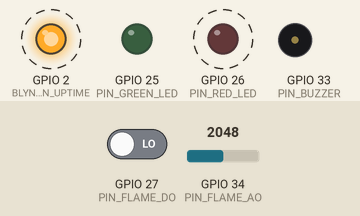
Simulated run of this program. Board: ESP32. Shown: output pins drawn as LEDs (lit = HIGH), buzzer (waves = sounding, pin HIGH). Dashed ring = blinking. The test bench sets the inputs (shaded band); at power-on: GPIO 27 (PIN_FLAME_DO) LOW, GPIO 34 (PIN_FLAME_AO) = 2048 (analog values on the 0–4095 scale). What the program prints to the serial monitor is not drawn.

Above: at 0.86 s.
1.6 s: GPIO 27 (PIN_FLAME_DO) driven HIGH
At 1.96 s:
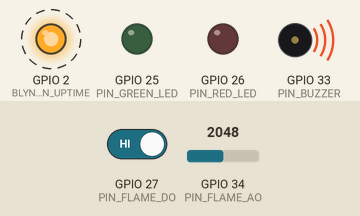
At 3.9 s:
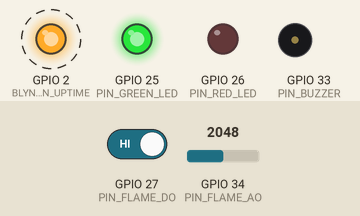
4.6 s: GPIO 27 (PIN_FLAME_DO) driven LOW
At 9.7 s:
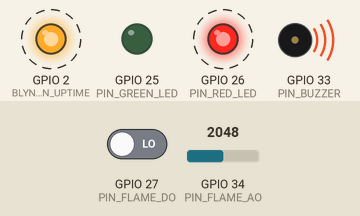
Timing chart, 0 to 13.6 s (numbered marks = the images above; inputs shaded):
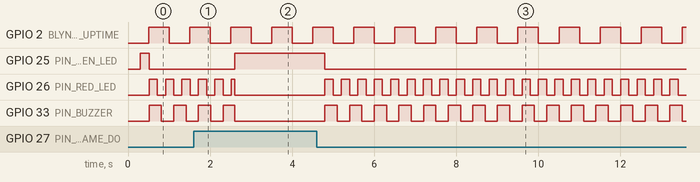

Measured:
- after the input at 1.6 s, GPIO 25 (PIN_GREEN_LED): LOW → HIGH after 1.0 s; GPIO 33 (PIN_BUZZER): goes on until 2.6 s, then stays LOW
- after the input at 4.6 s, GPIO 25 (PIN_GREEN_LED): HIGH → LOW after 0.20 s; GPIO 26 (PIN_RED_LED): alternates HIGH for 0.20 s and LOW for 0.20 s, starting after 0.20 s; GPIO 33 (PIN_BUZZER): alternates HIGH for 0.30 s and LOW for 0.30 s, starting after 0.20 s
- by itself, GPIO 2 (BLYNK_VPIN_UPTIME): alternates HIGH for 0.50 s and LOW for 0.50 s
- by itself, GPIO 33 (PIN_BUZZER): alternates HIGH for 0.30 s and LOW for 0.30 s

The program:

main.cpp
```cpp
#include <Arduino.h>
#include <WiFi.h>
#include "config.h"
#include "sensors/flame_sensor.h"
#include "indicators/led_buzzer.h"
#include "core/fire_state.h"
#include "cloud/blynk_client.h"

FlameSensor sensor;
LedBuzzer indicators;
FireState fireState;
BlynkClient cloud;

unsigned long lastLog = 0;

void setup() {
    Serial.begin(SERIAL_BAUD);
    delay(300);
    Serial.println("\n[EspFire] Booting — Pro Build | Blynk + QC0050");
    Serial.printf("Pins DO:%d AO:%d RED:%d GREEN:%d BUZ:%d\n",
        PIN_FLAME_DO, PIN_FLAME_AO, PIN_RED_LED, PIN_GREEN_LED, PIN_BUZZER);

    sensor.begin();
    indicators.begin();
    cloud.begin();

    Serial.println("[EspFire] Ready. Green=SAFE, Red+Buzzer=FIRE");
    Serial.println("[EspFire] Tip: adjust QC0050 pot if too sensitive to sunlight");
}

void loop() {
    sensor.update();
    fireState.update(sensor.isFire());
    indicators.setWifiConnected(cloud.isConnected() || WiFi.status() == WL_CONNECTED);
    indicators.update(fireState.state());
    cloud.update(fireState.state(), sensor.analogValue());

    if (fireState.changed()) {
        Serial.printf("[%lu] STATE -> %s | raw:%d analog:%d blynk:%s\n",
            millis(),
            fireState.isFire() ? "FIRE" : "SAFE",
            sensor.rawFire() ? 1 : 0,
            sensor.analogValue(),
            cloud.isConnected() ? "ok" : "offline");
    }

    if (millis() - lastLog > 5000) {
        lastLog = millis();
        Serial.printf("[%lu] heartbeat | state:%s analog:%d blynk:%s\n",
            millis(),
            fireState.isFire() ? "FIRE" : "SAFE",
            sensor.analogValue(),
            cloud.isConnected() ? "connected" : "disconnected");
    }
}
```

blynk_client.h
```cpp
#pragma once
#include <Arduino.h>
#include "indicators/led_buzzer.h"

class BlynkClient {
public:
    void begin();
    void update(SystemState state, int analogVal);
    bool isConnected() const;

private:
    void connect();
    unsigned long lastNotify_ = 0;
    unsigned long lastSend_ = 0;
    bool notifiedFire_ = false;
};
```

fire_state.h
```cpp
#pragma once
#include "indicators/led_buzzer.h"

class FireState {
public:
    void update(bool flameFire);
    SystemState state() const;
    bool changed() const;
    bool isFire() const;

private:
    SystemState state_ = SystemState::Safe;
    bool changed_ = false;
};
```

led_buzzer.h
```cpp
#pragma once
#include <Arduino.h>

enum class SystemState { Safe, Fire };

class LedBuzzer {
public:
    void begin();
    void update(SystemState state);
    void setWifiConnected(bool connected);

private:
    unsigned long lastLedToggle_ = 0;
    unsigned long lastBuzzerToggle_ = 0;
    unsigned long lastBuiltinToggle_ = 0;
    bool ledOn_ = false;
    bool buzzerOn_ = false;
    bool builtinOn_ = false;
    bool wifiConnected_ = false;
};
```

flame_sensor.h
```cpp
#pragma once
#include <Arduino.h>

class FlameSensor {
public:
    void begin();
    void update();
    bool isFire() const;
    int analogValue() const;
    bool rawFire() const;

private:
    bool fire_ = false;
    int analog_ = 0;
    bool raw_ = false;
    unsigned long fireSince_ = 0;
    unsigned long clearSince_ = 0;
};
```

blynk_client.cpp
```cpp
#include "cloud/blynk_client.h"
#include "config.h"

#if __has_include("secrets.h")
#include "secrets.h"
#else
#define WIFI_SSID "WIFI_SSID_PLACEHOLDER"
#define WIFI_PASS "WIFI_PASS_PLACEHOLDER"
#define BLYNK_AUTH_TOKEN "BLYNK_TOKEN_PLACEHOLDER"
#define BLYNK_TEMPLATE_ID "TMPL_EspFire"
#define BLYNK_TEMPLATE_NAME "EspFire"
#endif

#ifndef BLYNK_TEMPLATE_ID
#define BLYNK_TEMPLATE_ID "TMPL_EspFire"
#endif
#ifndef BLYNK_TEMPLATE_NAME
#define BLYNK_TEMPLATE_NAME "EspFire"
#endif
#include <WiFi.h>
#include <BlynkSimpleEsp32.h>

void BlynkClient::begin() {
    WiFi.mode(WIFI_STA);
    connect();
}

void BlynkClient::connect() {
    if (String(WIFI_SSID) == "WIFI_SSID_PLACEHOLDER") {
        Serial.println("[WiFi] secrets.h not set — skipping WiFi");
        return;
    }
    Serial.printf("[WiFi] Connecting to %s ...\n", WIFI_SSID);
    WiFi.begin(WIFI_SSID, WIFI_PASS);
    unsigned long start = millis();
    while (WiFi.status() != WL_CONNECTED && millis() - start < 8000) {
        delay(250);
        Serial.print(".");
    }
    Serial.println();
    if (WiFi.status() == WL_CONNECTED) {
        Serial.printf("[WiFi] Connected IP %s RSSI %d\n", WiFi.localIP().toString().c_str(), WiFi.RSSI());
        Blynk.config(BLYNK_AUTH_TOKEN);
        Blynk.connect(3000);
        Serial.printf("[Blynk] %s\n", Blynk.connected() ? "connected" : "connect failed");
    } else {
        Serial.printf("[WiFi] Failed status %d — check SSID/pass or hotspot on\n", WiFi.status());
    }
}

bool BlynkClient::isConnected() const {
    return Blynk.connected();
}

void BlynkClient::update(SystemState state, int analogVal) {
    if (String(WIFI_SSID) == "WIFI_SSID_PLACEHOLDER") return;

    if (WiFi.status() != WL_CONNECTED) {
        WiFi.reconnect();
        return;
    }

    Blynk.run();

    unsigned long now = millis();
    if (now - lastSend_ < 1000) return;
    lastSend_ = now;

    if (Blynk.connected()) {
        Blynk.virtualWrite(BLYNK_VPIN_FIRE, state == SystemState::Fire ? 1 : 0);
        Blynk.virtualWrite(BLYNK_VPIN_ANALOG, analogVal);
        Blynk.virtualWrite(BLYNK_VPIN_UPTIME, (int)(now / 1000));
    }

    if (state == SystemState::Fire && !notifiedFire_) {
        if (now - lastNotify_ >= BLYNK_NOTIFY_COOLDOWN_MS) {
            if (Blynk.connected()) {
                Blynk.logEvent("fire_alert", "Fire detected! Check immediately.");
            }
            lastNotify_ = now;
            notifiedFire_ = true;
        }
    }

    if (state == SystemState::Safe && notifiedFire_) {
        notifiedFire_ = false;
        if (Blynk.connected()) {
            Blynk.logEvent("fire_cleared", "Fire cleared — system safe.");
        }
    }

    if (!Blynk.connected() && now - lastNotify_ > 5000) {
        Blynk.connect(2000);
    }
}
```

fire_state.cpp
```cpp
#include "core/fire_state.h"

void FireState::update(bool flameFire) {
    SystemState next = flameFire ? SystemState::Fire : SystemState::Safe;
    changed_ = (next != state_);
    state_ = next;
}

SystemState FireState::state() const { return state_; }
bool FireState::changed() const { return changed_; }
bool FireState::isFire() const { return state_ == SystemState::Fire; }
```

led_buzzer.cpp
```cpp
#include "indicators/led_buzzer.h"
#include "config.h"

void LedBuzzer::begin() {
    pinMode(PIN_RED_LED, OUTPUT);
    pinMode(PIN_GREEN_LED, OUTPUT);
    pinMode(PIN_BUZZER, OUTPUT);
    pinMode(2, OUTPUT);
    digitalWrite(PIN_RED_LED, LOW);
    digitalWrite(PIN_GREEN_LED, HIGH);
    digitalWrite(PIN_BUZZER, LOW);
    digitalWrite(2, LOW);
}

void LedBuzzer::setWifiConnected(bool connected) { wifiConnected_ = connected; }

void LedBuzzer::update(SystemState state) {
    unsigned long now = millis();

    if (wifiConnected_) {
        digitalWrite(2, HIGH);
    } else {
        if (now - lastBuiltinToggle_ >= 500) {
            lastBuiltinToggle_ = now;
            builtinOn_ = !builtinOn_;
            digitalWrite(2, builtinOn_ ? HIGH : LOW);
        }
    }

    if (state == SystemState::Safe) {
        digitalWrite(PIN_GREEN_LED, HIGH);
        digitalWrite(PIN_RED_LED, LOW);
        digitalWrite(PIN_BUZZER, LOW);
        ledOn_ = false;
        buzzerOn_ = false;
        return;
    }

    digitalWrite(PIN_GREEN_LED, LOW);

    if (now - lastLedToggle_ >= LED_BLINK_MS) {
        lastLedToggle_ = now;
        ledOn_ = !ledOn_;
        digitalWrite(PIN_RED_LED, ledOn_ ? HIGH : LOW);
    }

    if (now - lastBuzzerToggle_ >= BUZZER_PULSE_MS) {
        lastBuzzerToggle_ = now;
        buzzerOn_ = !buzzerOn_;
        digitalWrite(PIN_BUZZER, buzzerOn_ ? HIGH : LOW);
    }
}
```

flame_sensor.cpp
```cpp
#include "sensors/flame_sensor.h"
#include "config.h"

void FlameSensor::begin() {
    pinMode(PIN_FLAME_DO, INPUT);
    analogReadResolution(12);
}

void FlameSensor::update() {
    int rawDigital = digitalRead(PIN_FLAME_DO);
    raw_ = FLAME_ACTIVE_LOW ? (rawDigital == LOW) : (rawDigital == HIGH);
    analog_ = analogRead(PIN_FLAME_AO);
    unsigned long now = millis();

    if (raw_) {
        if (fireSince_ == 0) fireSince_ = now;
        clearSince_ = 0;
        if (!fire_ && (now - fireSince_ >= FIRE_DEBOUNCE_MS)) {
            fire_ = true;
        }
    } else {
        if (clearSince_ == 0) clearSince_ = now;
        fireSince_ = 0;
        if (fire_ && (now - clearSince_ >= FIRE_CLEAR_MS)) {
            fire_ = false;
        }
        if (!fire_) {
            fireSince_ = 0;
        }
    }
}

bool FlameSensor::isFire() const { return fire_; }
int FlameSensor::analogValue() const { return analog_; }
bool FlameSensor::rawFire() const { return raw_; }
```

config.h
```cpp
#pragma once

#define PIN_FLAME_DO 27
#define PIN_FLAME_AO 34
#define PIN_RED_LED 26
#define PIN_GREEN_LED 25
#define PIN_BUZZER 33

#define FLAME_ACTIVE_LOW true

#define FIRE_DEBOUNCE_MS 200
#define FIRE_CLEAR_MS 1000
#define BLYNK_NOTIFY_COOLDOWN_MS 30000

#define LED_BLINK_MS 200
#define BUZZER_PULSE_MS 300

#define BLYNK_VPIN_FIRE 0
#define BLYNK_VPIN_ANALOG 1
#define BLYNK_VPIN_UPTIME 2

#define SERIAL_BAUD 115200

#define PIN_MQ2_DO 32
#define PIN_MQ2_AO 35
#define PIN_DHT 14
```
